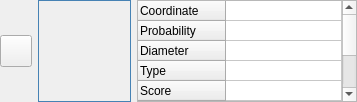
<?xml version="1.0" encoding="UTF-8"?>
<ui version="4.0">
 <class>Form</class>
 <widget class="QWidget" name="Form">
  <property name="geometry">
   <rect>
    <x>0</x>
    <y>0</y>
    <width>357</width>
    <height>102</height>
   </rect>
  </property>
  <property name="minimumSize">
   <size>
    <width>0</width>
    <height>80</height>
   </size>
  </property>
  <property name="maximumSize">
   <size>
    <width>90000</width>
    <height>102</height>
   </size>
  </property>
  <property name="windowTitle">
   <string>Form</string>
  </property>
  <layout class="QGridLayout" name="gridLayout" rowstretch="0">
   <property name="sizeConstraint">
    <enum>QLayout::SetDefaultConstraint</enum>
   </property>
   <property name="leftMargin">
    <number>0</number>
   </property>
   <property name="topMargin">
    <number>0</number>
   </property>
   <property name="rightMargin">
    <number>0</number>
   </property>
   <property name="bottomMargin">
    <number>0</number>
   </property>
   <property name="horizontalSpacing">
    <number>-1</number>
   </property>
   <item row="0" column="0">
    <widget class="QToolButton" name="deleteButton">
     <property name="minimumSize">
      <size>
       <width>32</width>
       <height>32</height>
      </size>
     </property>
     <property name="maximumSize">
      <size>
       <width>32</width>
       <height>32</height>
      </size>
     </property>
     <property name="focusPolicy">
      <enum>Qt::NoFocus</enum>
     </property>
     <property name="text">
      <string/>
     </property>
    </widget>
   </item>
   <item row="0" column="2">
    <widget class="QTableWidget" name="tableWidget">
     <property name="minimumSize">
      <size>
       <width>0</width>
       <height>0</height>
      </size>
     </property>
     <property name="maximumSize">
      <size>
       <width>220</width>
       <height>16777215</height>
      </size>
     </property>
     <property name="focusPolicy">
      <enum>Qt::NoFocus</enum>
     </property>
     <property name="horizontalScrollBarPolicy">
      <enum>Qt::ScrollBarAlwaysOff</enum>
     </property>
     <property name="showGrid">
      <bool>true</bool>
     </property>
     <property name="gridStyle">
      <enum>Qt::SolidLine</enum>
     </property>
     <attribute name="horizontalHeaderVisible">
      <bool>false</bool>
     </attribute>
     <attribute name="horizontalHeaderCascadingSectionResizes">
      <bool>false</bool>
     </attribute>
     <attribute name="horizontalHeaderHighlightSections">
      <bool>true</bool>
     </attribute>
     <attribute name="horizontalHeaderStretchLastSection">
      <bool>true</bool>
     </attribute>
     <attribute name="verticalHeaderCascadingSectionResizes">
      <bool>false</bool>
     </attribute>
     <attribute name="verticalHeaderDefaultSectionSize">
      <number>20</number>
     </attribute>
     <attribute name="verticalHeaderMinimumSectionSize">
      <number>20</number>
     </attribute>
     <attribute name="verticalHeaderStretchLastSection">
      <bool>false</bool>
     </attribute>
     <row>
      <property name="text">
       <string>Coordinate</string>
      </property>
     </row>
     <row>
      <property name="text">
       <string>Probability</string>
      </property>
     </row>
     <row>
      <property name="text">
       <string>Diameter</string>
      </property>
     </row>
     <row>
      <property name="text">
       <string>Type</string>
      </property>
     </row>
     <row>
      <property name="text">
       <string>Score</string>
      </property>
     </row>
     <row>
      <property name="text">
       <string>Calcification</string>
      </property>
     </row>
     <row>
      <property name="text">
       <string>Spiculation</string>
      </property>
     </row>
     <row>
      <property name="text">
       <string>Perifissural</string>
      </property>
     </row>
     <row>
      <property name="text">
       <string>Endobronchial</string>
      </property>
     </row>
     <column>
      <property name="text">
       <string>New Column</string>
      </property>
     </column>
     <item row="3" column="0">
      <property name="text">
       <string/>
      </property>
     </item>
    </widget>
   </item>
   <item row="0" column="1">
    <widget class="QThumbnail" name="imgLabel">
     <property name="sizePolicy">
      <sizepolicy hsizetype="Expanding" vsizetype="Expanding">
       <horstretch>0</horstretch>
       <verstretch>0</verstretch>
      </sizepolicy>
     </property>
     <property name="minimumSize">
      <size>
       <width>80</width>
       <height>1</height>
      </size>
     </property>
     <property name="baseSize">
      <size>
       <width>0</width>
       <height>0</height>
      </size>
     </property>
     <property name="cursor">
      <cursorShape>CrossCursor</cursorShape>
     </property>
     <property name="styleSheet">
      <string notr="true">border: 1px solid SteelBlue;</string>
     </property>
     <property name="frameShape">
      <enum>QFrame::Panel</enum>
     </property>
     <property name="frameShadow">
      <enum>QFrame::Plain</enum>
     </property>
     <property name="lineWidth">
      <number>1</number>
     </property>
     <property name="text">
      <string/>
     </property>
     <property name="alignment">
      <set>Qt::AlignCenter</set>
     </property>
    </widget>
   </item>
  </layout>
 </widget>
 <customwidgets>
  <customwidget>
   <class>QThumbnail</class>
   <extends>QLabel</extends>
   <header>qthumbnail.h</header>
  </customwidget>
 </customwidgets>
 <resources/>
 <connections/>
</ui>
